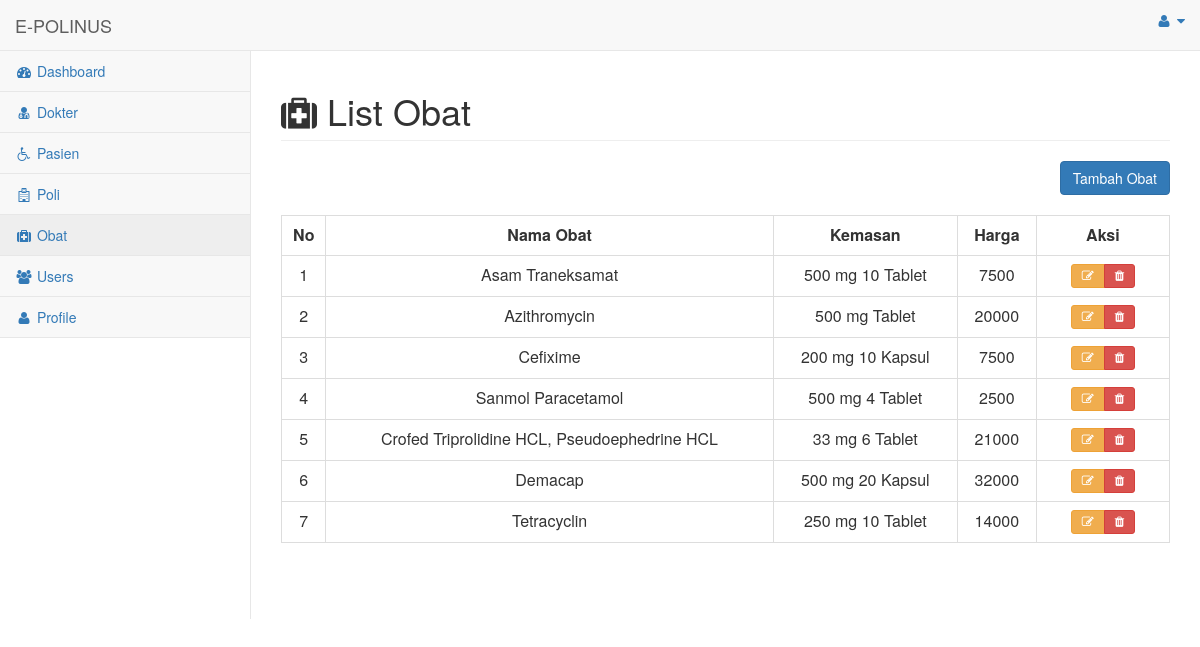
Before: /menu/menu_obat.php (signed in) with the older database file.
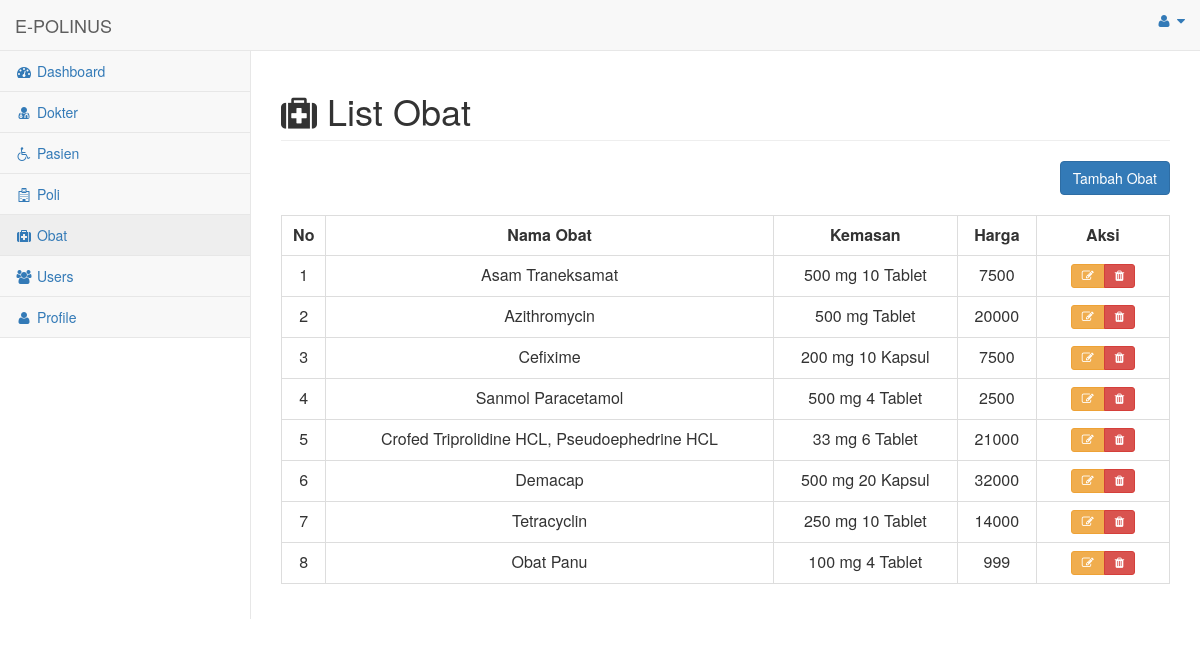
After: the same page with the newer database file.
### tables this page shows
CREATE TABLE `obat` (
  `id` int(11) UNSIGNED NOT NULL,
  `nama_obat` varchar(50) NOT NULL,
  `kemasan` varchar(35) NOT NULL,
  `harga` int(11) NOT NULL
);

### menu/menu_obat.php (the view, shortened to what this page needs)
<html>
<head>
    <link href="../vendor/bootstrap/css/bootstrap.min.css" rel="stylesheet">
    <link href="../vendor/metisMenu/metisMenu.min.css" rel="stylesheet">
    <link href="../dist/css/sb-admin-2.css" rel="stylesheet">
    <link href="../vendor/morrisjs/morris.css" rel="stylesheet">
    <link href="../vendor/font-awesome/css/font-awesome.min.css" rel="stylesheet" type="text/css">
    <link href="../vendor/datatables-plugins/dataTables.bootstrap.css" rel="stylesheet">
    <link href="../vendor/datatables-responsive/dataTables.responsive.css" rel="stylesheet">
    <link rel="stylesheet" href="https://maxcdn.bootstrapcdn.com/bootstrap/3.4.1/css/bootstrap.min.css">
</head>
<body>
<div id="wrapper">
        <nav class="navbar navbar-default navbar-static-top" role="navigation" style="margin-bottom: 0">
            <div class="navbar-header">
                <a class="navbar-brand" >E-POLINUS</a>
            </div>
            <ul class="nav navbar-top-links navbar-right">
                <li class="dropdown">
                    <a class="dropdown-toggle" data-toggle="dropdown" href="#">
                        <i class="fa fa-user fa-fw"></i> <i class="fa fa-caret-down"></i>
                    </a>
                </li>
            </ul>
            <div class="navbar-default sidebar" role="navigation">
                <div class="sidebar-nav navbar-collapse">
                    <ul class="nav" id="side-menu">
                        <li>
                            <a href="../halaman_admin.php"><i class="fa fa-dashboard fa-fw"></i> Dashboard</a>
                        </li>
                        <li>
                            <a href="menu_dokter.php"><i class="fa fa-user-md fa-fw"></i> Dokter</a>
                        </li>
                        <li>
                            <a href="menu_pasien.php"><i class="fa fa fa-wheelchair fa-fw"></i> Pasien</a>
                        </li>
                        <li>
                            <a href="menu_poli.php"><i class="fa fa fa-hospital-o fa-fw"></i> Poli</a>
                        </li>
                        <li>
                            <a href="menu_obat.php"><i class="fa fa fa-medkit fa-fw"></i> Obat</a>
                        </li>
                        <li>
                            <a href="menu_users.php"><i class="fa fa-users fa-fw"></i> Users</a>
                        </li>
                        <li>
                            <a href="menu_profile.php"><i class="fa fa-user fa-fw"></i> Profile</a>
                        </li>
                    </ul>
                </div>
            </div>
        </nav>
<div id="page-wrapper">
            <div class="row">
                <div class="col-lg-12">
                    <h1 class="page-header"><i class="fa fa-medkit"></i> List Obat</h1>
                </div>
                <div class="col-lg-12">
                <div style='float: right;' >
                          <button type="button" class="btn btn-primary btn-icon-split" data-toggle="modal" data-target="#myModal">Tambah Obat</button>
	            </div>
	            </div>
            </div>
            <br>
            <div class="card-body">
                <div class="table-responsive">
                    <table class="table table-bordered" id="dataTable" width="100%" cellspacing="0">
                    <tr align="center" style="font-weight:bold">
                    <td width="5%">No</td>
                    <td>Nama Obat</td>
                    <td>Kemasan</td>
                    <td>Harga</td>
                    <td width="15%">Aksi</td>
                    </tr>
                    <?php
                        include '../koneksi.php';
                        $no = 1;
                        $query = "SELECT * FROM obat";
                        $result = mysqli_query($koneksi, $query);
                        while ($row = mysqli_fetch_array($result)) :
                            ?>
                                    <tr align="center">
                                    <td><?= $no++ ?></td>
                                    <td><?= $row['nama_obat'] ?></td>
                                    <td><?= $row['kemasan'] ?></td>
                                    <td><?= $row['harga'] ?></td>
                                    <td>
                                        <div class="btn-group" role="group">
                                        <a title="Edit Data" type="button" class="btn btn-sm btn-warning" data-toggle="modal" data-target="#modalEdit<?=$no?>"><i class="fa fa-edit"></i></a>
                                        <a title="Hapus Data" type="button" class="btn btn-sm btn-danger" data-toggle="modal" data-target="#modalHapus<?=$no?>" ><i class="fa fa-trash"></i></a>
                                        </div>
                                    </td>
                                    </tr>
                                    <?php endwhile; ?>
                    </table>
                </div>
            </div>
</div>
</div>
</body>
</html>

Changed rows visible on the page:
added obat: nama_obat "Obat Panu", kemasan "100 mg 4 Tablet", harga "999"
